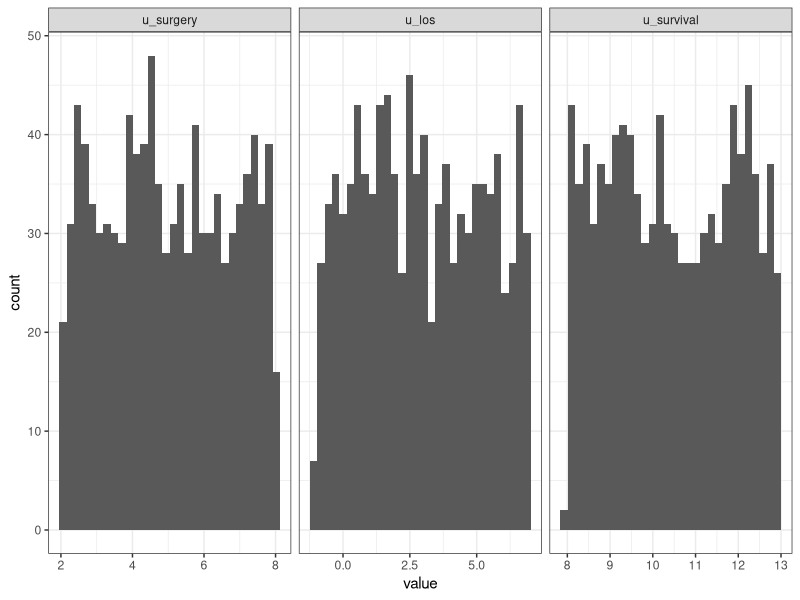
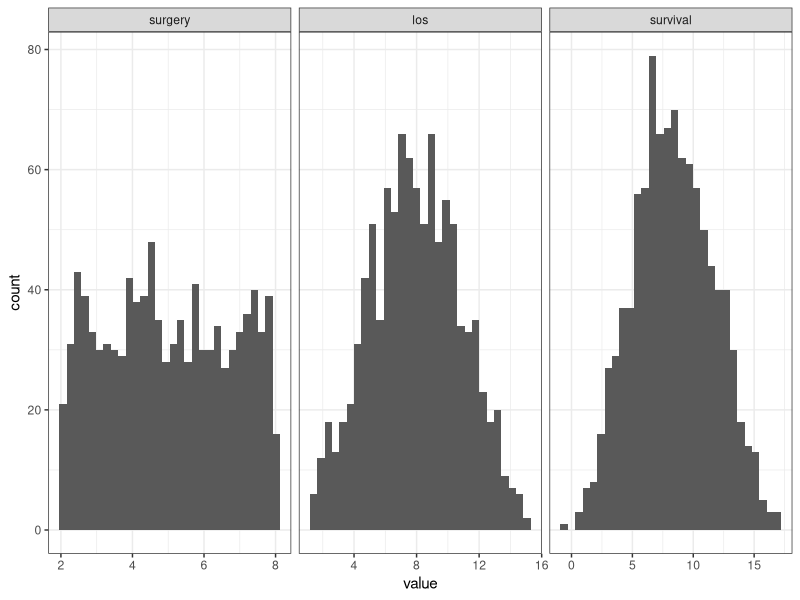

These charts were generated, in order, by the following R code:
## ---- chunk 1
#| label: setup
#| echo: false
#| execute: true

suppressMessages({
  library(purrr)
  library(data.table)
  library(ggplot2); theme_set(theme_bw())
  library(knitr)
})
## ---- chunk 2
#| label: scm1
#| execute: false
#| echo: true
#| code-line-numbers: "1-3|5-7|9-11|13-18|20"
#| output-location: fragment

f_surgery <- function(u_surgery) { # pa_surgery = {}
  u_surgery
}

f_los <- function(surgery, u_los) { # pa_los = {surgery}
  surgery + u_los
}

f_survival <- function(surgery, los, u_survival) { # pa_survival = {sugery, los}
  survival = los - 2 * surgery + u_survival
}

scm1 <- function(u_surgery, u_los, u_survival) {
  surgery  = f_surgery(u_surgery)
  los      = f_los(surgery, u_los)
  survival = f_survival(surgery, los, u_survival)
  c(surgery=surgery, los=los, survival=survival)
}
scm1(2, 1, 5)
## ---- chunk 3
#| label: scm1-dag
#| execute: false
#| echo: true
#| code-line-numbers: "|2"
scm1 <- function(u_surgery, u_los, u_survival) {
  surgery  = f_surgery(u_surgery)
  los      = f_los(surgery, u_los)
  survival = f_survival(surgery, los, u_survival)
  c(surgery=surgery, los=los, survival=survival)
}
## ---- chunk 4
#| label: scm1-dag2
#| execute: false
#| echo: true
#| code-line-numbers: "3"
scm1 <- function(u_surgery, u_los, u_survival) {
  surgery  = f_surgery(u_surgery)
  los      = f_los(surgery, u_los)
  survival = f_survival(surgery, los, u_survival)
  c(surgery=surgery, los=los, survival=survival)
}
## ---- chunk 5
#| label: scm1-dag3
#| execute: false
#| echo: true
#| code-line-numbers: "4"
scm1 <- function(u_surgery, u_los, u_survival) {
  surgery  = f_surgery(u_surgery)
  los      = f_los(surgery, u_los)
  survival = f_survival(surgery, los, u_survival)
  c(surgery=surgery, los=los, survival=survival)
}
## ---- chunk 6
#| label: submodel1
#| execute: false
#| echo: true
#| code-line-numbers: "1|3|8"
#| output-location: fragment

submodel7 <- function(u_surgery, u_los, u_survival) {
  surgery = f_surgery(u_surgery)
  los = 7
  survival = f_survival(surgery, los, u_survival)
  c(surgery=surgery, los=los, survival=survival)
}

submodel7(2, 1, 5)
## ---- chunk 7
#| label: submodel-dag
#| execute: false
#| echo: true

submodel7 <- function(u_surgery, u_los, u_survival) {
  surgery = f_surgery(u_surgery)
  los = 7
  survival = f_survival(surgery, los, u_survival)
  c(surgery=surgery, los=los, survival=survival)
}

submodel7(2, 1, 5)
## ---- chunk 8
#| label: pu
#| execute: false
#| echo: true
#| code-line-numbers: "1|2|3|4|7"
#| output-location: "fragment"
sample_u <- function() {
    u_surgery  = runif(1,  2,  8)
    u_los      = runif(1, -1,  7)
    u_survival = runif(1,  8, 13)
    c(u_surgery=u_surgery, u_los=u_los, u_survival=u_survival)
}
sample_u()
## ---- chunk 9
#| label: fig-u_samples
#| execute: true
#| echo: false
#| fig-align: "center"
#| fig-cap: "1000 random samples of U"
N = 1e3
us <- map(1:N, ~sample_u())
udf <- us |> map(~data.table(t(.x))) |> rbindlist()
udfm <- melt(udf, measure.vars=names(us[[1]]))
ggplot(udfm, aes(x=value)) + geom_histogram() + facet_grid(~variable, scales="free_x")
## ---- chunk 10
#| label: pcm1
#| echo: true
#| execute: true
#| output-location: "fragment"
#| code-line-numbers: "1|2|3|7"
sample_pcm <- function() {
  U <- sample_u()
  V <- scm1(U[['u_surgery']], U[['u_los']], U[['u_survival']])
  c(U, V)
}
  
sample_pcm()
## ---- chunk 11
#| label: fig-pcm1-samples
#| echo: false
#| fig-cap: "Realisations of endogenous variables V over random samples of U in [@fig-u_samples]"
vs <- map(us, ~do.call(scm1, as.list(.x)))
vdf <- vs |> map(~data.table(t(.x))) |> rbindlist()
vdfm <- melt(vdf, measure.vars=names(vs[[1]]))
ggplot(vdfm, aes(x=value)) + geom_histogram() + facet_grid(~variable, scales="free_x")
